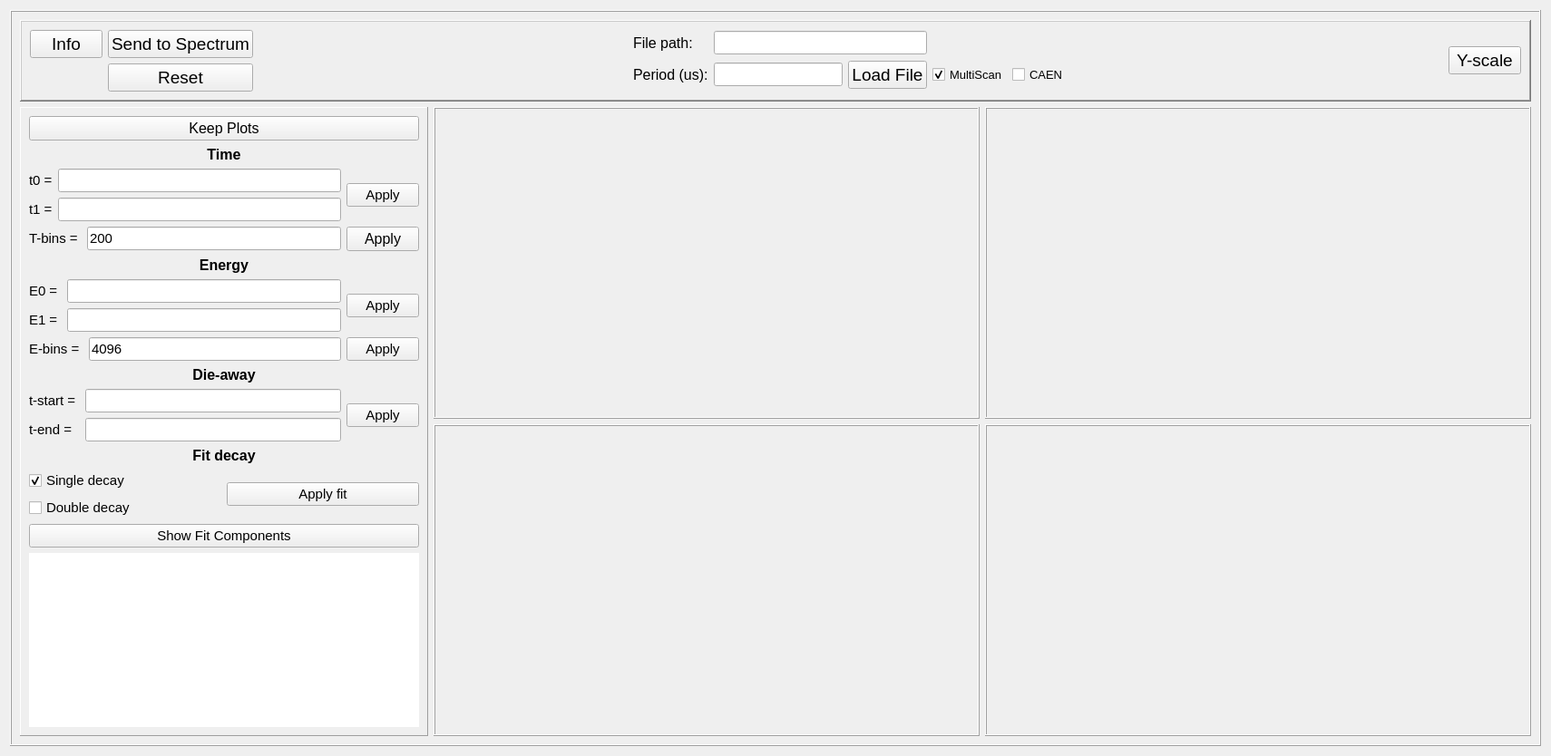
      <widget class="QWidget" name="tab_7">
       <attribute name="title">
        <string>PNG</string>
       </attribute>
       <layout class="QGridLayout" name="gridLayout_26">
        <item row="0" column="0">
         <widget class="QFrame" name="frame_23">
          <property name="frameShape">
           <enum>QFrame::Box</enum>
          </property>
          <property name="frameShadow">
           <enum>QFrame::Raised</enum>
          </property>
          <layout class="QGridLayout" name="gridLayout_50">
           <item row="0" column="0" colspan="3">
            <widget class="QFrame" name="frame_28">
             <property name="maximumSize">
              <size>
               <width>16777215</width>
               <height>150</height>
              </size>
             </property>
             <property name="frameShape">
              <enum>QFrame::WinPanel</enum>
             </property>
             <property name="frameShadow">
              <enum>QFrame::Raised</enum>
             </property>
             <layout class="QGridLayout" name="gridLayout_49">
              <item row="0" column="0">
               <layout class="QGridLayout" name="gridLayout_44">
                <item row="1" column="1">
                 <widget class="QPushButton" name="button_reset_png">
                  <property name="font">
                   <font>
                    <pointsize>14</pointsize>
                   </font>
                  </property>
                  <property name="text">
                   <string>Reset</string>
                  </property>
                 </widget>
                </item>
                <item row="0" column="1">
                 <widget class="QPushButton" name="button_send_to_spec_png">
                  <property name="font">
                   <font>
                    <pointsize>14</pointsize>
                   </font>
                  </property>
                  <property name="text">
                   <string>Send to Spectrum</string>
                  </property>
                 </widget>
                </item>
                <item row="0" column="0">
                 <widget class="QPushButton" name="button_info_png">
                  <property name="font">
                   <font>
                    <pointsize>14</pointsize>
                   </font>
                  </property>
                  <property name="text">
                   <string>Info</string>
                  </property>
                 </widget>
                </item>
               </layout>
              </item>
              <item row="0" column="1">
               <spacer name="horizontalSpacer_9">
                <property name="orientation">
                 <enum>Qt::Horizontal</enum>
                </property>
                <property name="sizeHint" stdset="0">
                 <size>
                  <width>413</width>
                  <height>20</height>
                 </size>
                </property>
               </spacer>
              </item>
              <item row="0" column="2">
               <layout class="QGridLayout" name="gridLayout_45">
                <item row="1" column="2">
                 <widget class="QPushButton" name="button_loadFile_png">
                  <property name="font">
                   <font>
                    <pointsize>14</pointsize>
                   </font>
                  </property>
                  <property name="text">
                   <string>Load File</string>
                  </property>
                 </widget>
                </item>
                <item row="0" column="1" colspan="2">
                 <widget class="QLineEdit" name="filePath_png">
                  <property name="font">
                   <font>
                    <pointsize>11</pointsize>
                   </font>
                  </property>
                  <property name="text">
                   <string/>
                  </property>
                 </widget>
                </item>
                <item row="1" column="0">
                 <widget class="QLabel" name="label_2">
                  <property name="font">
                   <font>
                    <pointsize>12</pointsize>
                   </font>
                  </property>
                  <property name="text">
                   <string>Period (us):</string>
                  </property>
                 </widget>
                </item>
                <item row="0" column="0">
                 <widget class="QLabel" name="label">
                  <property name="font">
                   <font>
                    <pointsize>12</pointsize>
                   </font>
                  </property>
                  <property name="text">
                   <string>File path:</string>
                  </property>
                 </widget>
                </item>
                <item row="1" column="1">
                 <widget class="QLineEdit" name="period_png">
                  <property name="font">
                   <font>
                    <pointsize>11</pointsize>
                   </font>
                  </property>
                  <property name="text">
                   <string/>
                  </property>
                 </widget>
                </item>
                <item row="1" column="3">
                 <widget class="QCheckBox" name="multiscancheck">
                  <property name="font">
                   <font>
                    <pointsize>10</pointsize>
                   </font>
                  </property>
                  <property name="text">
                   <string>MultiScan</string>
                  </property>
                  <property name="checked">
                   <bool>true</bool>
                  </property>
                  <property name="autoExclusive">
                   <bool>true</bool>
                  </property>
                 </widget>
                </item>
                <item row="1" column="4">
                 <widget class="QCheckBox" name="caencheck">
                  <property name="font">
                   <font>
                    <pointsize>10</pointsize>
                   </font>
                  </property>
                  <property name="text">
                   <string>CAEN</string>
                  </property>
                  <property name="autoExclusive">
                   <bool>true</bool>
                  </property>
                 </widget>
                </item>
               </layout>
              </item>
              <item row="0" column="3">
               <spacer name="horizontalSpacer_8">
                <property name="orientation">
                 <enum>Qt::Horizontal</enum>
                </property>
                <property name="sizeHint" stdset="0">
                 <size>
                  <width>413</width>
                  <height>20</height>
                 </size>
                </property>
               </spacer>
              </item>
              <item row="0" column="4">
               <widget class="QPushButton" name="button_yscale_png">
                <property name="font">
                 <font>
                  <pointsize>14</pointsize>
                 </font>
                </property>
                <property name="text">
                 <string>Y-scale</string>
                </property>
               </widget>
              </item>
             </layout>
            </widget>
           </item>
           <item row="1" column="0" rowspan="2">
            <widget class="QFrame" name="frame_29">
             <property name="maximumSize">
              <size>
               <width>450</width>
               <height>16777215</height>
              </size>
             </property>
             <property name="frameShape">
              <enum>QFrame::Panel</enum>
             </property>
             <property name="frameShadow">
              <enum>QFrame::Raised</enum>
             </property>
             <layout class="QGridLayout" name="gridLayout_59">
              <item row="0" column="0">
               <widget class="QPushButton" name="pushButton_keep_png">
                <property name="font">
                 <font>
                  <pointsize>12</pointsize>
                 </font>
                </property>
                <property name="text">
                 <string>Keep Plots</string>
                </property>
                <property name="checkable">
                 <bool>true</bool>
                </property>
               </widget>
              </item>
              <item row="4" column="0">
               <layout class="QGridLayout" name="gridLayout_57">
                <item row="0" column="0">
                 <layout class="QGridLayout" name="gridLayout_53">
                  <item row="0" column="0">
                   <widget class="QLabel" name="label_17">
                    <property name="font">
                     <font>
                      <pointsize>11</pointsize>
                     </font>
                    </property>
                    <property name="text">
                     <string>E0 = </string>
                    </property>
                   </widget>
                  </item>
                  <item row="0" column="1">
                   <widget class="QLineEdit" name="e0_png">
                    <property name="font">
                     <font>
                      <pointsize>11</pointsize>
                     </font>
                    </property>
                   </widget>
                  </item>
                  <item row="0" column="2" rowspan="2">
                   <widget class="QPushButton" name="pushButton_apply_e_png">
                    <property name="font">
                     <font>
                      <pointsize>11</pointsize>
                     </font>
                    </property>
                    <property name="text">
                     <string>Apply</string>
                    </property>
                   </widget>
                  </item>
                  <item row="1" column="0">
                   <widget class="QLabel" name="label_18">
                    <property name="font">
                     <font>
                      <pointsize>11</pointsize>
                     </font>
                    </property>
                    <property name="text">
                     <string>E1 = </string>
                    </property>
                   </widget>
                  </item>
                  <item row="1" column="1">
                   <widget class="QLineEdit" name="e1_png">
                    <property name="font">
                     <font>
                      <pointsize>11</pointsize>
                     </font>
                    </property>
                   </widget>
                  </item>
                 </layout>
                </item>
                <item row="1" column="0">
                 <layout class="QGridLayout" name="gridLayout_54">
                  <item row="0" column="1">
                   <widget class="QLineEdit" name="ebins_png">
                    <property name="font">
                     <font>
                      <pointsize>11</pointsize>
                     </font>
                    </property>
                    <property name="text">
                     <string>4096</string>
                    </property>
                   </widget>
                  </item>
                  <item row="0" column="0">
                   <widget class="QLabel" name="label_19">
                    <property name="font">
                     <font>
                      <pointsize>11</pointsize>
                     </font>
                    </property>
                    <property name="text">
                     <string>E-bins = </string>
                    </property>
                   </widget>
                  </item>
                  <item row="0" column="2">
                   <widget class="QPushButton" name="pushButton_apply_ebins_png">
                    <property name="font">
                     <font>
                      <pointsize>11</pointsize>
                     </font>
                    </property>
                    <property name="text">
                     <string>Apply</string>
                    </property>
                   </widget>
                  </item>
                 </layout>
                </item>
               </layout>
              </item>
              <item row="7" column="0">
               <widget class="QLabel" name="label_22">
                <property name="font">
                 <font>
                  <pointsize>12</pointsize>
                 </font>
                </property>
                <property name="text">
                 <string>&lt;html&gt;&lt;head/&gt;&lt;body&gt;&lt;p align=&quot;center&quot;&gt;&lt;span style=&quot; font-weight:600;&quot;&gt;Fit decay&lt;/span&gt;&lt;/p&gt;&lt;/body&gt;&lt;/html&gt;</string>
                </property>
               </widget>
              </item>
              <item row="6" column="0">
               <layout class="QGridLayout" name="gridLayout_55">
                <item row="0" column="0">
                 <widget class="QLabel" name="label_20">
                  <property name="font">
                   <font>
                    <pointsize>11</pointsize>
                   </font>
                  </property>
                  <property name="text">
                   <string>t-start = </string>
                  </property>
                 </widget>
                </item>
                <item row="0" column="1">
                 <widget class="QLineEdit" name="t_start_png">
                  <property name="font">
                   <font>
                    <pointsize>11</pointsize>
                   </font>
                  </property>
                 </widget>
                </item>
                <item row="0" column="2" rowspan="2">
                 <widget class="QPushButton" name="pushButton_apply_dieaway_png">
                  <property name="font">
                   <font>
                    <pointsize>11</pointsize>
                   </font>
                  </property>
                  <property name="text">
                   <string>Apply</string>
                  </property>
                 </widget>
                </item>
                <item row="1" column="0">
                 <widget class="QLabel" name="label_21">
                  <property name="font">
                   <font>
                    <pointsize>11</pointsize>
                   </font>
                  </property>
                  <property name="text">
                   <string>t-end = </string>
                  </property>
                 </widget>
                </item>
                <item row="1" column="1">
                 <widget class="QLineEdit" name="t_end_png">
                  <property name="font">
                   <font>
                    <pointsize>11</pointsize>
                   </font>
                  </property>
                 </widget>
                </item>
               </layout>
              </item>
              <item row="3" column="0">
               <widget class="QLabel" name="label_4">
                <property name="font">
                 <font>
                  <pointsize>12</pointsize>
                 </font>
                </property>
                <property name="text">
                 <string>&lt;html&gt;&lt;head/&gt;&lt;body&gt;&lt;p align=&quot;center&quot;&gt;&lt;span style=&quot; font-weight:600;&quot;&gt;Energy&lt;/span&gt;&lt;/p&gt;&lt;/body&gt;&lt;/html&gt;</string>
                </property>
               </widget>
              </item>
              <item row="8" column="0">
               <layout class="QGridLayout" name="gridLayout_58">
                <item row="1" column="0">
                 <widget class="QCheckBox" name="checkBox_double_png">
                  <property name="font">
                   <font>
                    <pointsize>11</pointsize>
                   </font>
                  </property>
                  <property name="text">
                   <string>Double decay</string>
                  </property>
                  <property name="autoExclusive">
                   <bool>true</bool>
                  </property>
                 </widget>
                </item>
                <item row="0" column="0">
                 <widget class="QCheckBox" name="checkBox_single_png">
                  <property name="font">
                   <font>
                    <pointsize>11</pointsize>
                   </font>
                  </property>
                  <property name="text">
                   <string>Single decay</string>
                  </property>
                  <property name="checked">
                   <bool>true</bool>
                  </property>
                  <property name="autoExclusive">
                   <bool>true</bool>
                  </property>
                 </widget>
                </item>
                <item row="0" column="1" rowspan="2">
                 <widget class="QPushButton" name="pushButton_apply_fit_png">
                  <property name="font">
                   <font>
                    <pointsize>11</pointsize>
                   </font>
                  </property>
                  <property name="text">
                   <string>Apply fit</string>
                  </property>
                 </widget>
                </item>
                <item row="2" column="0" colspan="2">
                 <widget class="QPushButton" name="pushButton_fit_comps_png">
                  <property name="font">
                   <font>
                    <pointsize>11</pointsize>
                   </font>
                  </property>
                  <property name="text">
                   <string>Show Fit Components</string>
                  </property>
                  <property name="checkable">
                   <bool>true</bool>
                  </property>
                 </widget>
                </item>
               </layout>
              </item>
              <item row="2" column="0">
               <layout class="QGridLayout" name="gridLayout_56">
                <item row="0" column="0">
                 <layout class="QGridLayout" name="gridLayout_51">
                  <item row="0" column="0">
                   <widget class="QLabel" name="label_7">
                    <property name="text">
                     <string>&lt;html&gt;&lt;head/&gt;&lt;body&gt;&lt;p&gt;&lt;span style=&quot; font-size:11pt;&quot;&gt;t0 =&lt;/span&gt;&lt;/p&gt;&lt;/body&gt;&lt;/html&gt;</string>
                    </property>
                   </widget>
                  </item>
                  <item row="0" column="1">
                   <widget class="QLineEdit" name="t0_png">
                    <property name="font">
                     <font>
                      <pointsize>11</pointsize>
                     </font>
                    </property>
                   </widget>
                  </item>
                  <item row="0" column="2" rowspan="2">
                   <widget class="QPushButton" name="pushButton_apply_t_png">
                    <property name="font">
                     <font>
                      <pointsize>11</pointsize>
                     </font>
                    </property>
                    <property name="text">
                     <string>Apply</string>
                    </property>
                   </widget>
                  </item>
                  <item row="1" column="0">
                   <widget class="QLabel" name="label_8">
                    <property name="text">
                     <string>&lt;html&gt;&lt;head/&gt;&lt;body&gt;&lt;p&gt;&lt;span style=&quot; font-size:11pt;&quot;&gt;t1 =&lt;/span&gt;&lt;/p&gt;&lt;/body&gt;&lt;/html&gt;</string>
                    </property>
                   </widget>
                  </item>
                  <item row="1" column="1">
                   <widget class="QLineEdit" name="t1_png">
                    <property name="font">
                     <font>
                      <pointsize>11</pointsize>
                     </font>
                    </property>
                   </widget>
                  </item>
                 </layout>
                </item>
                <item row="1" column="0">
                 <layout class="QGridLayout" name="gridLayout_52">
                  <item row="0" column="0">
                   <widget class="QLabel" name="label_16">
                    <property name="text">
                     <string>&lt;html&gt;&lt;head/&gt;&lt;body&gt;&lt;p&gt;&lt;span style=&quot; font-size:11pt;&quot;&gt;T-bins = &lt;/span&gt;&lt;/p&gt;&lt;/body&gt;&lt;/html&gt;</string>
                    </property>
                   </widget>
                  </item>
                  <item row="0" column="1">
                   <widget class="QLineEdit" name="tbins_png">
                    <property name="font">
                     <font>
                      <pointsize>11</pointsize>
                     </font>
                    </property>
                    <property name="text">
                     <string>200</string>
                    </property>
                   </widget>
                  </item>
                  <item row="0" column="2">
                   <widget class="QPushButton" name="pushButton_apply_tbins_png">
                    <property name="font">
                     <font>
                      <pointsize>12</pointsize>
                     </font>
                    </property>
                    <property name="text">
                     <string>Apply</string>
                    </property>
                   </widget>
                  </item>
                 </layout>
                </item>
               </layout>
              </item>
              <item row="1" column="0">
               <widget class="QLabel" name="label_3">
                <property name="font">
                 <font>
                  <pointsize>12</pointsize>
                 </font>
                </property>
                <property name="text">
                 <string>&lt;html&gt;&lt;head/&gt;&lt;body&gt;&lt;p align=&quot;center&quot;&gt;&lt;span style=&quot; font-weight:600;&quot;&gt;Time&lt;/span&gt;&lt;/p&gt;&lt;/body&gt;&lt;/html&gt;</string>
                </property>
               </widget>
              </item>
              <item row="5" column="0">
               <widget class="QLabel" name="label_5">
                <property name="font">
                 <font>
                  <pointsize>12</pointsize>
                 </font>
                </property>
                <property name="text">
                 <string>&lt;html&gt;&lt;head/&gt;&lt;body&gt;&lt;p align=&quot;center&quot;&gt;&lt;span style=&quot; font-weight:600;&quot;&gt;Die-away&lt;/span&gt;&lt;/p&gt;&lt;/body&gt;&lt;/html&gt;</string>
                </property>
               </widget>
              </item>
              <item row="9" column="0">
               <widget class="QTextBrowser" name="textBrowser_png">
                <property name="font">
                 <font>
                  <pointsize>11</pointsize>
                 </font>
                </property>
                <property name="frameShape">
                 <enum>QFrame::NoFrame</enum>
                </property>
                <property name="horizontalScrollBarPolicy">
                 <enum>Qt::ScrollBarAsNeeded</enum>
                </property>
                <property name="sizeAdjustPolicy">
                 <enum>QAbstractScrollArea::AdjustIgnored</enum>
                </property>
               </widget>
              </item>
             </layout>
            </widget>
           </item>
           <item row="1" column="1">
            <widget class="QFrame" name="frame_24">
             <property name="frameShape">
              <enum>QFrame::Box</enum>
             </property>
             <property name="frameShadow">
              <enum>QFrame::Raised</enum>
             </property>
             <layout class="QGridLayout" name="gridLayout_46">
              <property name="leftMargin">
               <number>3</number>
              </property>
              <property name="topMargin">
               <number>3</number>
              </property>
              <property name="rightMargin">
               <number>3</number>
              </property>
              <property name="bottomMargin">
               <number>3</number>
              </property>
              <property name="horizontalSpacing">
               <number>6</number>
              </property>
              <item row="0" column="0">
               <widget class="MplWidget" name="plot_dt_png" native="true"/>
              </item>
             </layout>
            </widget>
           </item>
           <item row="1" column="2">
            <widget class="QFrame" name="frame_25">
             <property name="frameShape">
              <enum>QFrame::Box</enum>
             </property>
             <property name="frameShadow">
              <enum>QFrame::Raised</enum>
             </property>
             <layout class="QGridLayout" name="gridLayout_47">
              <property name="leftMargin">
               <number>3</number>
              </property>
              <property name="topMargin">
               <number>3</number>
              </property>
              <property name="rightMargin">
               <number>3</number>
              </property>
              <property name="bottomMargin">
               <number>3</number>
              </property>
              <item row="0" column="0">
               <widget class="MplWidget" name="plot_e_png" native="true"/>
              </item>
             </layout>
            </widget>
           </item>
           <item row="2" column="1">
            <widget class="QFrame" name="frame_27">
             <property name="frameShape">
              <enum>QFrame::Box</enum>
             </property>
             <property name="frameShadow">
              <enum>QFrame::Raised</enum>
             </property>
             <layout class="QGridLayout" name="gridLayout_27">
              <property name="leftMargin">
               <number>3</number>
              </property>
              <property name="topMargin">
               <number>3</number>
              </property>
              <property name="rightMargin">
               <number>3</number>
              </property>
              <property name="bottomMargin">
               <number>3</number>
              </property>
              <item row="0" column="0">
               <widget class="MplWidget" name="plot_decay_png" native="true"/>
              </item>
             </layout>
            </widget>
           </item>
           <item row="2" column="2">
            <widget class="QFrame" name="frame_26">
             <property name="frameShape">
              <enum>QFrame::Box</enum>
             </property>
             <property name="frameShadow">
              <enum>QFrame::Raised</enum>
             </property>
             <layout class="QGridLayout" name="gridLayout_48">
              <property name="leftMargin">
               <number>3</number>
              </property>
              <property name="topMargin">
               <number>3</number>
              </property>
              <property name="rightMargin">
               <number>3</number>
              </property>
              <property name="bottomMargin">
               <number>3</number>
              </property>
              <item row="0" column="0">
               <widget class="MplWidget" name="plot_EvsT_png" native="true"/>
              </item>
             </layout>
            </widget>
           </item>
          </layout>
         </widget>
        </item>
       </layout>
      </widget>
